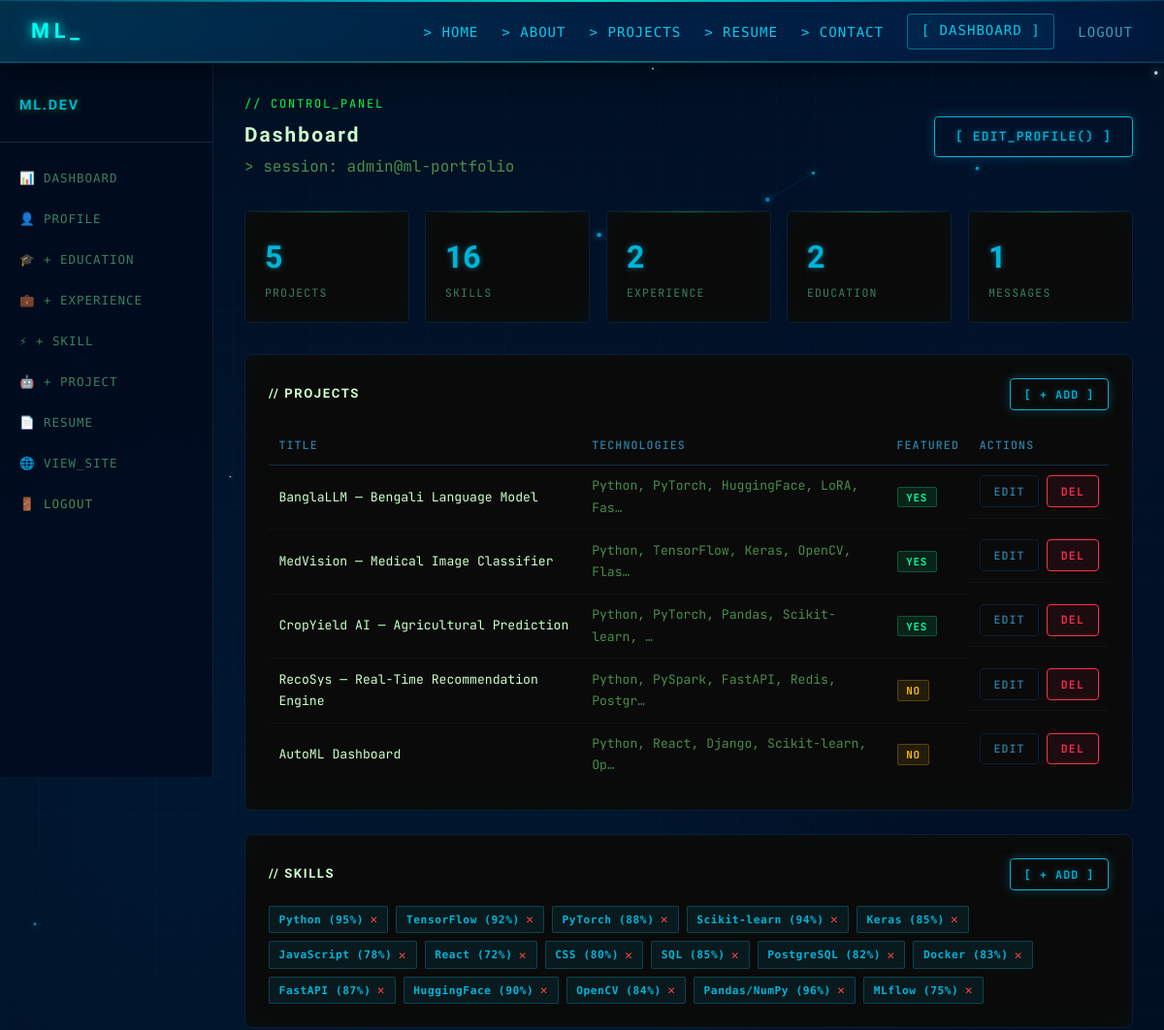
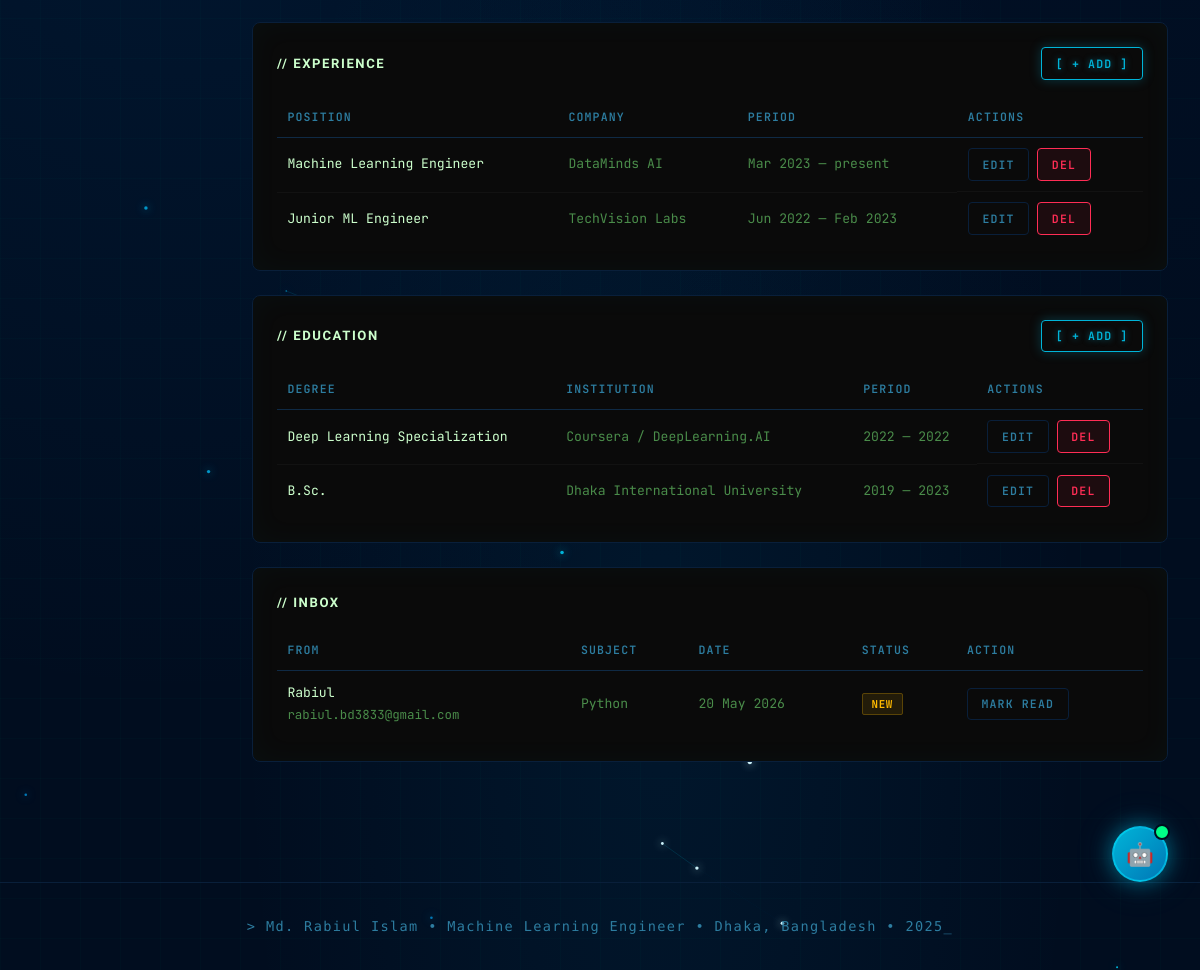
The page /dashboard/ (signed in) on the database its author committed (2 pictures, top to bottom).
### Portfolio/models.py (models this page shows, shortened)
class Project(models.Model):
    profile = models.ForeignKey(Profile, on_delete=models.CASCADE, related_name='projects')
    title = models.CharField(max_length=200)
    description = models.TextField()
    technologies = models.CharField(max_length=300, help_text="Comma-separated technologies")
    github_url = models.URLField(blank=True)
    live_url = models.URLField(blank=True)
    image = models.ImageField(upload_to='projects/', blank=True, null=True)
    featured = models.BooleanField(default=False)
    created_at = models.DateField(auto_now_add=True)
    class Meta:
        ordering = ['-created_at']

class Skill(models.Model):
    LEVEL_CHOICES = [
        ('beginner', 'Beginner'),
        ('intermediate', 'Intermediate'),
        ('advanced', 'Advanced'),
        ('expert', 'Expert'),
    ]
    CATEGORY_CHOICES = [
        ('language', 'Programming Language'),
        ('framework', 'Framework'),
        ('tool', 'Tool'),
        ('database', 'Database'),
        ('other', 'Other'),
    ]
    profile = models.ForeignKey(Profile, on_delete=models.CASCADE, related_name='skills')
    name = models.CharField(max_length=100)
    level = models.CharField(max_length=20, choices=LEVEL_CHOICES, default='intermediate')
    category = models.CharField(max_length=20, choices=CATEGORY_CHOICES, default='other')
    proficiency = models.IntegerField(default=75, help_text="Proficiency percentage (0-100)")

class Experience(models.Model):
    profile = models.ForeignKey(Profile, on_delete=models.CASCADE, related_name='experiences')
    company = models.CharField(max_length=200)
    position = models.CharField(max_length=200)
    location = models.CharField(max_length=200, blank=True)
    start_date = models.DateField()
    end_date = models.DateField(null=True, blank=True)
    currently_working = models.BooleanField(default=False)
    description = models.TextField(blank=True)
    class Meta:
        ordering = ['-start_date']

class Education(models.Model):
    profile = models.ForeignKey(Profile, on_delete=models.CASCADE, related_name='educations')
    institution = models.CharField(max_length=200)
    degree = models.CharField(max_length=200)
    field_of_study = models.CharField(max_length=200)
    start_year = models.IntegerField()
    end_year = models.IntegerField(null=True, blank=True)
    currently_studying = models.BooleanField(default=False)
    description = models.TextField(blank=True)
    class Meta:
        ordering = ['-start_year']

class ContactMessage(models.Model):
    name = models.CharField(max_length=100)
    email = models.EmailField()
    subject = models.CharField(max_length=200)
    message = models.TextField()
    sent_at = models.DateTimeField(auto_now_add=True)
    is_read = models.BooleanField(default=False)
    class Meta:
        ordering = ['-sent_at']

### Portfolio/views.py (the view)
# urls.py: path('dashboard/', views.dashboard, name='dashboard'),
@login_required
def dashboard(request):
    profile = get_or_create_profile(request.user)
    educations = Education.objects.filter(profile=profile)
    experiences = Experience.objects.filter(profile=profile)
    skills = Skill.objects.filter(profile=profile)
    projects = Project.objects.filter(profile=profile)
    messages_list = ContactMessage.objects.all() if request.user.is_staff else []
    unread_count = ContactMessage.objects.filter(is_read=False).count() if request.user.is_staff else 0
    return render(request, 'portfolio/dashboard.html', {
        'profile': profile, 'educations': educations,
        'experiences': experiences, 'skills': skills,
        'projects': projects, 'messages_list': messages_list,
        'unread_count': unread_count
    })

### Portfolio/views.py (called while the page is built)
def get_or_create_profile(user):
    profile, _ = Profile.objects.get_or_create(user=user, defaults={'full_name': user.username, 'email': user.email})
    return profile

### templates/portfolio/dashboard.html (shortened to what this page needs)
{% extends 'portfolio/base.html' %}
{% block content %}
<div class="dash-layout">
  <aside class="sidebar">
    <div class="sidebar-logo" style="font-family:'Orbitron',monospace;color:#00ff41;text-shadow:0 0 8px rgba(0,255,65,0.4);">ML.DEV</div>
    <ul class="sidebar-nav" style="font-family:'Share Tech Mono',monospace;">
      <li><a href="{% url 'dashboard' %}">📊 dashboard</a></li>
      <li><a href="{% url 'edit_profile' %}">👤 profile</a></li>
      <li><a href="{% url 'add_education' %}">🎓 + education</a></li>
      <li><a href="{% url 'add_experience' %}">💼 + experience</a></li>
      <li><a href="{% url 'add_skill' %}">⚡ + skill</a></li>
      <li><a href="{% url 'add_project' %}">🤖 + project</a></li>
      <li><a href="/#resume">📄 resume</a></li>
      <li><a href="/">🌐 view_site</a></li>
      <li><a href="/logout/" style="color:#4a8c4a;">🚪 logout</a></li>
    </ul>
  </aside>
  <main class="dash-main">
    <div class="dash-header">
      <div>
        <p style="color:#00ff41;font-size:.75rem;letter-spacing:.15em;margin-bottom:.3rem;">// CONTROL_PANEL</p>
        <h1 class="dash-title" style="color:#ccffcc;">Dashboard</h1>
        <p style="color:#4a8c4a;">&gt; session: {{ user.username }}@ml-portfolio</p>
      </div>
      <a href="{% url 'edit_profile' %}" class="btn btn-primary">[ edit_profile() ]</a>
    </div>
    <div class="stat-grid">
      <div class="stat-card"><div class="stat-number">{{ projects.count }}</div><div class="stat-label">PROJECTS</div></div>
      <div class="stat-card"><div class="stat-number">{{ skills.count }}</div><div class="stat-label">SKILLS</div></div>
      <div class="stat-card"><div class="stat-number">{{ experiences.count }}</div><div class="stat-label">EXPERIENCE</div></div>
      <div class="stat-card"><div class="stat-number">{{ educations.count }}</div><div class="stat-label">EDUCATION</div></div>
      {% if user.is_staff %}<div class="stat-card"><div class="stat-number">{{ unread_count }}</div><div class="stat-label">MESSAGES</div></div>{% endif %}
    </div>
    <div class="dash-section">
      <div class="dash-section-header">
        <h3 class="dash-section-title" style="color:#ccffcc;">// PROJECTS</h3>
        <a href="{% url 'add_project' %}" class="btn btn-primary btn-sm">[ + add ]</a>
      </div>
      {% if projects %}
      <table class="data-table">
        <tr><th>TITLE</th><th>TECHNOLOGIES</th><th>FEATURED</th><th>ACTIONS</th></tr>
        {% for p in projects %}
        <tr>
          <td style="color:#ccffcc;">{{ p.title }}</td>
          <td><span style="color:#4a8c4a;">{{ p.technologies|truncatechars:40 }}</span></td>
          <td>{% if p.featured %}<span class="badge badge-green">YES</span>{% else %}<span class="badge badge-yellow">NO</span>{% endif %}</td>
          <td style="display:flex;gap:.5rem;">
            <a href="{% url 'edit_project' p.pk %}" class="btn btn-outline btn-sm">edit</a>
            <a href="{% url 'delete_project' p.pk %}" class="btn btn-danger btn-sm" onclick="return confirm('Delete?')">del</a>
          </td>
        </tr>
        {% endfor %}
      </table>
      {% else %}<p style="color:#4a8c4a;">&gt; No projects yet.</p>{% endif %}
    </div>
    <div class="dash-section">
      <div class="dash-section-header">
        <h3 class="dash-section-title" style="color:#ccffcc;">// SKILLS</h3>
        <a href="{% url 'add_skill' %}" class="btn btn-primary btn-sm">[ + add ]</a>
      </div>
      {% if skills %}
      <div style="display:flex;flex-wrap:wrap;gap:.5rem;">
        {% for skill in skills %}
        <span class="tech-tag" style="display:flex;align-items:center;gap:.4rem;">
          {{ skill.name }} ({{ skill.proficiency }}%)
          <a href="{% url 'delete_skill' skill.pk %}" onclick="return confirm('Remove?')" style="color:#ff4141;font-size:.8rem;">✕</a>
        </span>
        {% endfor %}
      </div>
      {% else %}<p style="color:#4a8c4a;">&gt; No skills yet.</p>{% endif %}
    </div>
    <div class="dash-section">
      <div class="dash-section-header">
        <h3 class="dash-section-title" style="color:#ccffcc;">// EXPERIENCE</h3>
        <a href="{% url 'add_experience' %}" class="btn btn-primary btn-sm">[ + add ]</a>
      </div>
      {% if experiences %}
      <table class="data-table">
        <tr><th>POSITION</th><th>COMPANY</th><th>PERIOD</th><th>ACTIONS</th></tr>
        {% for exp in experiences %}
        <tr>
          <td style="color:#ccffcc;">{{ exp.position }}</td><td style="color:#4a8c4a;">{{ exp.company }}</td>
          <td><span style="color:#4a8c4a;">{{ exp.start_date|date:"M Y" }} — {% if exp.currently_working %}present{% else %}{{ exp.end_date|date:"M Y" }}{% endif %}</span></td>
          <td style="display:flex;gap:.5rem;">
            <a href="{% url 'edit_experience' exp.pk %}" class="btn btn-outline btn-sm">edit</a>
            <a href="{% url 'delete_experience' exp.pk %}" class="btn btn-danger btn-sm" onclick="return confirm('Delete?')">del</a>
          </td>
        </tr>
        {% endfor %}
      </table>
      {% else %}<p style="color:#4a8c4a;">&gt; No experience yet.</p>{% endif %}
    </div>
    <div class="dash-section">
      <div class="dash-section-header">
        <h3 class="dash-section-title" style="color:#ccffcc;">// EDUCATION</h3>
        <a href="{% url 'add_education' %}" class="btn btn-primary btn-sm">[ + add ]</a>
      </div>
      {% if educations %}
      <table class="data-table">
        <tr><th>DEGREE</th><th>INSTITUTION</th><th>PERIOD</th><th>ACTIONS</th></tr>
        {% for edu in educations %}
        <tr>
          <td style="color:#ccffcc;">{{ edu.degree }}</td><td style="color:#4a8c4a;">{{ edu.institution }}</td>
          <td><span style="color:#4a8c4a;">{{ edu.start_year }} — {% if edu.currently_studying %}present{% else %}{{ edu.end_year }}{% endif %}</span></td>
          <td style="display:flex;gap:.5rem;">
            <a href="{% url 'edit_education' edu.pk %}" class="btn btn-outline btn-sm">edit</a>
            <a href="{% url 'delete_education' edu.pk %}" class="btn btn-danger btn-sm" onclick="return confirm('Delete?')">del</a>
          </td>
        </tr>
        {% endfor %}
      </table>
      {% else %}<p style="color:#4a8c4a;">&gt; No education yet.</p>{% endif %}
    </div>
    {% if user.is_staff and messages_list %}
    <div class="dash-section">
      <div class="dash-section-header"><h3 class="dash-section-title" style="color:#ccffcc;">// INBOX</h3></div>
      <table class="data-table">
        <tr><th>FROM</th><th>SUBJECT</th><th>DATE</th><th>STATUS</th><th>ACTION</th></tr>
        {% for msg in messages_list %}
        <tr>
          <td style="color:#ccffcc;">{{ msg.name }}<br><span style="color:#4a8c4a;font-size:.78rem;">{{ msg.email }}</span></td>
          <td style="color:#4a8c4a;">{{ msg.subject }}</td>
          <td><span style="color:#4a8c4a;">{{ msg.sent_at|date:"d M Y" }}</span></td>
          <td>{% if msg.is_read %}<span class="badge badge-green">READ</span>{% else %}<span class="badge badge-yellow">NEW</span>{% endif %}</td>
          <td>{% if not msg.is_read %}<a href="{% url 'mark_message_read' msg.pk %}" class="btn btn-outline btn-sm">mark read</a>{% endif %}</td>
        </tr>
        {% endfor %}
      </table>
    </div>
    {% endif %}
  </main>
</div>
{% endblock %}

### templates/portfolio/base.html (style rules this page uses)
body { background: #010d1f !important; background-image: radial-gradient(ellipse at 15% 40%, rgba(0,100,180,0.12) 0%, transparent 55%), radial-gradient(ellipse at 85% 15%, rgba(0,60,140,0.10) 0%, transparent 50%), radial-gradient(ellipse at 55% 85%, rgba(0,140,200,0.08) 0%, transparent 45%) !important; background-size: 100% 100%, 100% 100%, 100% 100% !important; }
.navbar, section, .section, .resume-page, .auth-wrapper, .dash-layout, footer, .hero { position: relative; z-index: 1; }

### rows shown on the page
Project: title "BanglaLLM — Bengali Language Model", technologies "Python, PyTorch, HuggingFace, LoRA, Fas…", featured "YES"
Project: title "MedVision — Medical Image Classifier", technologies "Python, TensorFlow, Keras, OpenCV, Flas…", featured "YES"
Project: title "CropYield AI — Agricultural Prediction", technologies "Python, PyTorch, Pandas, Scikit-learn, …", featured "YES"
Project: title "RecoSys — Real-Time Recommendation Engine", technologies "Python, PySpark, FastAPI, Redis, Postgr…", featured "NO"
Project: title "AutoML Dashboard", technologies "Python, React, Django, Scikit-learn, Op…", featured "NO"
Skill: name "Python", proficiency "95"
Skill: name "TensorFlow", proficiency "92"
Skill: name "PyTorch", proficiency "88"
Skill: name "Scikit-learn", proficiency "94"
Skill: name "Keras", proficiency "85"
Skill: name "JavaScript", proficiency "78"
Skill: name "React", proficiency "72"
Skill: name "CSS", proficiency "80"
Skill: name "SQL", proficiency "85"
Skill: name "PostgreSQL", proficiency "82"
Skill: name "Docker", proficiency "83"
Skill: name "FastAPI", proficiency "87"
Skill: name "HuggingFace", proficiency "90"
Skill: name "OpenCV", proficiency "84"
Skill: name "Pandas/NumPy", proficiency "96"
Skill: name "MLflow", proficiency "75"
Experience: position "Machine Learning Engineer", company "DataMinds AI", start_date "Mar 2023", currently_working "present"
Experience: position "Junior ML Engineer", company "TechVision Labs", start_date "Jun 2022", end_date "Feb 2023"
Education: degree "Deep Learning Specialization", institution "Coursera / DeepLearning.AI", start_year "2022", end_year "2022"
Education: degree "B.Sc.", institution "Dhaka International University", start_year "2019", end_year "2023"
ContactMessage: name "Rabiul", email "rabiul.bd3833@gmail.com", subject "Python", sent_at "20 May 2026", is_read "NEW"

### other values the page prints
{{ user.username }} "admin"
{{ projects.count }} "5"
{{ skills.count }} "16"
{{ experiences.count }} "2"
{{ educations.count }} "2"
{{ unread_count }} "1"
